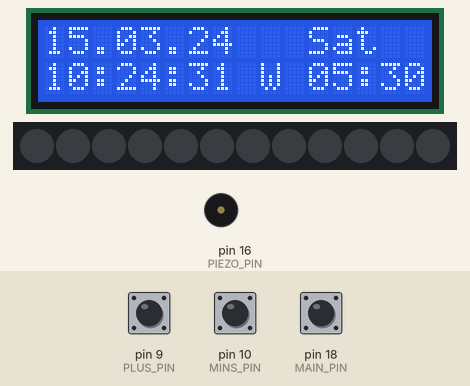
Bench run of a sketch on a simulated Arduino Uno, built with avr-gcc and run on an emulated ATmega328P. Shown: 16×2 character LCD, 12 RGB LEDs in strip order, left to right, buzzer (waves = sounding, pin HIGH). Inputs (shaded band) come from the test bench; at power-on: pin 18 (MAIN_PIN) HIGH, pin 9 (PLUS_PIN) HIGH, pin 10 (MINS_PIN) HIGH. The local clock reads 2024-03-15 10:24:30 at power-on unless the sketch sets it; what the sketch prints to the serial monitor is not drawn.

Above: at 1.2 s.
1.3 s: pin 18 (MAIN_PIN) pulled LOW for 0.65 s
At 2.4 s:
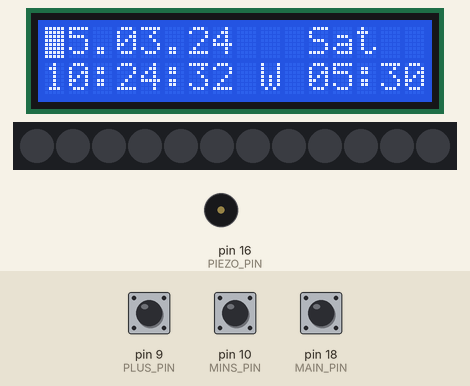
3.6 s: pin 9 (PLUS_PIN) pulled LOW for 0.65 s
At 5.0 s:
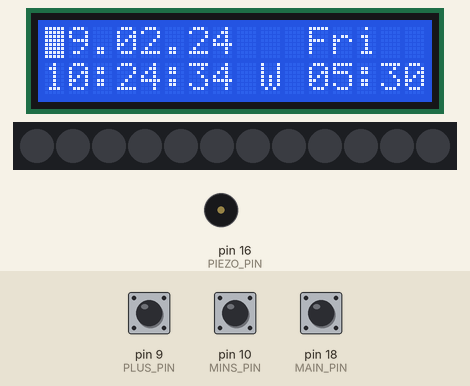
7.3 s: pin 10 (MINS_PIN) pulled LOW for 3.2 s
At 7.7 s:
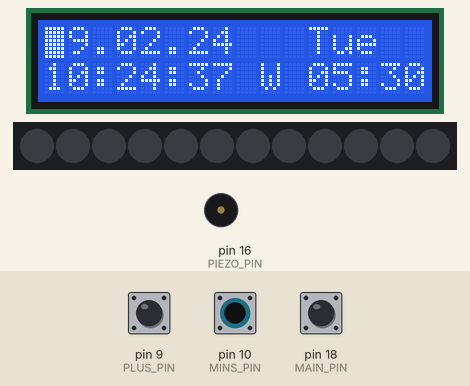
12.0 s: pin 9 (PLUS_PIN) pulled LOW for 3.2 s
At 15.6 s:
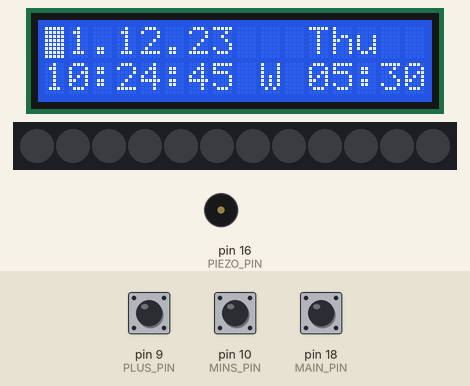
18.3 s: pin 9 (PLUS_PIN) pulled LOW for 1 s
At 20.0 s:
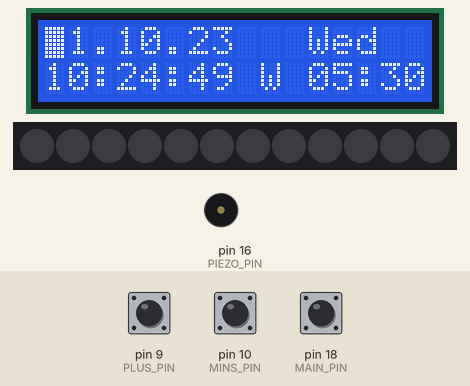
22.4 s: pin 10 (MINS_PIN) pulled LOW for 0.65 s
At 23.7 s:
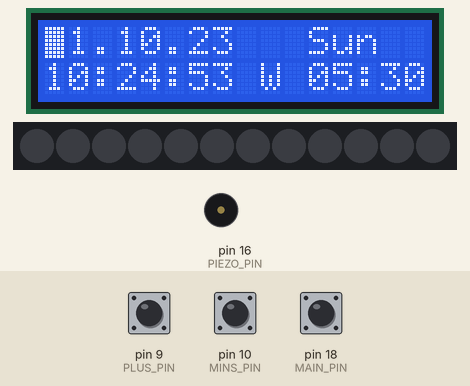
Timing chart, 0 to 25.4 s (numbered marks = the images above; inputs shaded):
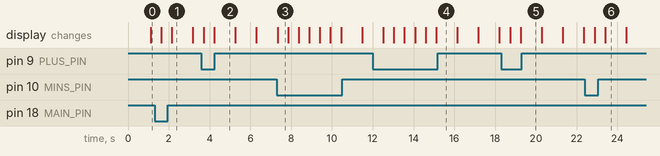

The sketch:

sketch_alarm.ino
```cpp
#include <DS3231.h>
#include <Wire.h>
#include <LiquidCrystal.h>
#include <Adafruit_NeoPixel.h>
#include "pitches.h"


// headers
void set_time();
void update_time();
void print_time();
void edit_elem(struct time_element* te);
void print_to_display(byte row, byte col, byte val);
void print_layout();
void leds(byte level);

byte check_time();
void play_alarm();

byte check_buttons();


// Flags
bool Flag_play_alarm = false;
bool Flag_set_time = false;
byte Flag_alarm_light_level = 0;


// Structs
struct time_element {

    byte id;
    byte val;
    byte row;
    byte col;
    byte max_num;
    byte spaces;

};


struct s_time {
    // setting up positions
    // row 0
    struct time_element day;
    struct time_element month;
    struct time_element year;
    struct time_element doW;
    struct time_element hour;
    struct time_element mins;
    struct time_element sec;


};

struct s_alarm {
    struct time_element hour;
    struct time_element mins;
    struct time_element index;
};

struct s_time ct;
struct s_alarm ca;

// Pins
const byte LED_PIN = 6;
const byte MAIN_PIN = 18;
const byte PIEZO_PIN = 16;
const byte PLUS_PIN = 9;
const byte MINS_PIN = 10;
const int rs = 12, en = 11, d4 = 2, d5 = 3, d6 = 4, d7 = 5;
LiquidCrystal lcd(rs, en, d4, d5, d6, d7);


// Constants for DS3231
bool century; // needed for overflowing
bool H12;     // needs to be 0
bool PM_TIME; // needs to be 0

const byte LED_COUNT = 12;
byte LIGHT_LEVELS[8] = {0, 255, 155, 100, 70, 40, 20, 10};

char DAYS_OF_WEEK[7][3] = {"Mon", "Tue", "Wed", "Thu", "Fri", "Sat", "Sun"};
char ALARM_INDICATOR[3] = {'0', 'A', 'W'};


DS3231 myRTC;

Adafruit_NeoPixel strip(LED_COUNT, LED_PIN, NEO_GRB + NEO_KHZ800);


// ###############################################################

void setup() {

    Serial.begin(9600);
    Wire.begin();
    lcd.begin(16, 2);
    strip.begin();
    strip.show();

    // Pin-Activation
    pinMode(MAIN_PIN, INPUT_PULLUP);
    pinMode(PIEZO_PIN, OUTPUT);
    pinMode(PLUS_PIN, INPUT_PULLUP);
    pinMode(MINS_PIN, INPUT_PULLUP);

    // setup attributes ct
    ct.day.id = 0;
    ct.day.row = 0;
    ct.day.col = 0;
    ct.day.spaces = 2;
    ct.day.max_num = 31;

    ct.month.id = 1;
    ct.month.row = 0;
    ct.month.col = 3;
    ct.month.spaces = 2;
    ct.month.max_num = 12;

    ct.year.id = 2;
    ct.year.row = 0;
    ct.year.col = 6;
    ct.year.spaces = 2;
    ct.year.max_num = 0;

    ct.doW.id = 3;
    ct.doW.row = 0;
    ct.doW.col = 11;
    ct.doW.spaces = 1;
    ct.doW.max_num = 6;

    ct.hour.id = 4;
    ct.hour.row = 1;
    ct.hour.col = 0;
    ct.hour.spaces = 2;
    ct.hour.max_num = 24;

    ct.mins.id = 5;
    ct.mins.row = 1;
    ct.mins.col = 3;
    ct.mins.spaces = 2;
    ct.mins.max_num = 60;

    ct.sec.id = 6;
    ct.sec.row = 1;
    ct.sec.col = 6;
    ct.sec.spaces = 2;

    ca.hour.id = 7;
    ca.hour.row = 1;
    ca.hour.col = 11;
    ca.hour.spaces = 2;
    ca.hour.max_num = 24;

    ca.mins.id = 8;
    ca.mins.row = 1;
    ca.mins.col = 14;
    ca.mins.spaces = 2;
    ca.mins.max_num = 60;

    ca.index.id = 9;
    ca.index.row = 1;
    ca.index.col = 9;
    ca.index.spaces = 1;
    ca.index.max_num = 2;

    //temp
    ca.index.val = 2;
    ca.hour.val = 5;
    ca.mins.val = 30;

}


void loop() {

    update_time();
    print_time();

    check_buttons();

    byte time_check = check_time();
    Serial.println();
    Serial.print("Status: ");
    Serial.println(time_check);

    // ca.index.val != 0 bc alarm must be enabled
    // if (time_check == 1 && ca.index.val != 0) {
    //     switch (ca.index.val) {
    //         case 1:
    //             Flag_play_alarm = true;
    //         case 2:
    //             if (ct.doW.val != 5 && ct.doW.val != 6) Flag_play_alarm = true;
    //     }
    // }
    // else if (time_check != 1) leds(time_check);

    switch (ca.index.val) {

        case 1:
            if (time_check == 1)
            {
                Flag_play_alarm = true;
            }
            else if (time_check != 1)
            {
                leds(time_check);
            }

        case 2:
            if (time_check == 1 && ct.doW.val != 5 && ct.doW.val != 6) Flag_play_alarm = true;
            if (time_check == 1 && Flag_play_alarm && !Flag_set_time) play_alarm();
            if (time_check != 1 && ct.doW.val != 5 && ct.doW.val != 6)
            {
                leds(time_check);
            }

    }

    if (Flag_set_time && !Flag_play_alarm) set_time();

    /*
    Serial.print("Flag_play_alarm: ");
    Serial.print(Flag_play_alarm);
    Serial.print("  Flag_set_time:  ");
    Serial.println(Flag_set_time);
    */
    Serial.println("--------------------");
}

// ###############################################################

void update_time() {

    ct.day.val   = myRTC.getDate();
    ct.month.val = myRTC.getMonth(century);
    ct.year.val  = myRTC.getYear();
    ct.doW.val   = myRTC.getDoW();
    ct.hour.val  = myRTC.getHour(H12, PM_TIME);
    ct.mins.val  = myRTC.getMinute();
    ct.sec.val   = myRTC.getSecond();

}

void print_time() {

    print_to_display(ct.day.row,   ct.day.col,   ct.day.val,   ct.day.spaces);
    print_to_display(ct.month.row, ct.month.col, ct.month.val, ct.month.spaces);
    print_to_display(ct.year.row,  ct.year.col,  ct.year.val,  ct.year.spaces);

    lcd.setCursor(ct.doW.col, ct.doW.row);
    char day[4];
    for (int i = 0; i < 3; i++) {
        day[i] = DAYS_OF_WEEK[ct.doW.val][i];
    }
    day[3] = '\0';
    lcd.print(day);

    print_to_display(ct.hour.row,  ct.hour.col,  ct.hour.val,  ct.hour.spaces);
    print_to_display(ct.mins.row,  ct.mins.col,  ct.mins.val,  ct.mins.spaces);
    print_to_display(ct.sec.row,   ct.sec.col,   ct.sec.val,   ct.sec.spaces);

    print_to_display(ca.hour.row,  ca.hour.col,  ca.hour.val,  ca.hour.spaces);
    print_to_display(ca.mins.row,  ca.mins.col,  ca.mins.val,  ca.mins.spaces);

    lcd.setCursor(ca.index.col, ca.index.row);
    char indicator = ALARM_INDICATOR[ca.index.val];
    lcd.print(indicator);

    print_layout();

    // print to Serial
    Serial.print(ct.day.val);
    Serial.print(".");
    Serial.print(ct.month.val);
    Serial.print(".");
    Serial.print(ct.year.val);
    Serial.print("  ");
    Serial.print(DAYS_OF_WEEK[ct.doW.val][0]);
    Serial.print(DAYS_OF_WEEK[ct.doW.val][1]);
    Serial.print(DAYS_OF_WEEK[ct.doW.val][2]);
    Serial.print("(");
    Serial.print(ct.doW.val);
    Serial.print(")");
    Serial.print("  ");
    Serial.print(ct.hour.val);
    Serial.print(":");
    Serial.print(ct.mins.val);
    Serial.print(":");
    Serial.print(ct.sec.val);
    Serial.print("  ---  ");
    Serial.print(ALARM_INDICATOR[ca.index.val]);
    Serial.print("  ");
    Serial.print(ca.hour.val);
    Serial.print(":");
    Serial.print(ca.mins.val);
    if (Flag_set_time) Serial.println();

}

void print_layout() {

    byte pos_points[2] = {2, 5}; // row 0

    for (int i = 0; i < 2; i++) {

        lcd.setCursor(pos_points[i], 0);
        lcd.print(".");

    }

    byte pos_double[3] = {2, 5, 13};

    for (int i = 0; i < 3; i++) {

        lcd.setCursor(pos_double[i], 1);
        lcd.print(":");

    }

}

void print_to_display(byte row, byte col, byte val, byte spaces) {
    if (spaces == 2) {
        char buff[3];
        sprintf(buff, "%02d", val);
        lcd.setCursor(col, row);
        lcd.print(buff);
    }
    else {
        lcd.setCursor(col, row);
        lcd.print(val);
    }

}

byte check_buttons() {

    // buttons with values:
    // noPin   MAIN_PIN PLUS_PIN MINS_PIN
    // 0       1       2       3
    if (!Flag_play_alarm) delay(500);

    if (digitalRead(MAIN_PIN) == LOW){
        if (!Flag_set_time && !Flag_play_alarm) Flag_set_time = true;
        if (Flag_play_alarm) Flag_play_alarm = false;
        Serial.print("-->ButtonMain  ");
        return 1;
    }

    if (digitalRead(PLUS_PIN) == LOW) {
        Serial.print("-->Buttonplus   ");
        return 2;
    }

    if (digitalRead(MINS_PIN) == LOW) {
        Serial.print("-->Buttonminus   ");
        return 3;
    }


    // no button pressed
    return 0;
}


byte check_time() {

    // return 7 if alarm is 30 mins before
    //        6             25 mins
    //        5             20 mins
    //        4             15 mins
    //        3             10 mins
    //        2              5 mins
    //        1 if alarm matches
    //        0 if neither


    // calculate difference between alarm_time and current_time

    byte hour_diff = ca.hour.val - ct.hour.val;

    byte mins_diff = 0;


    if (hour_diff < 0 )
    {
        return 0;
    }
    else if (hour_diff > 1)
    {
        return 0;
    }
    else if (hour_diff == 0)
    {

        mins_diff = ca.mins.val - ct.mins.val;

    }
    else if (hour_diff == 1) {

        mins_diff = (60 - ct.mins.val) + ca.mins.val;

    }

    Serial.print("Hour_diff:");
    Serial.print(hour_diff);
    Serial.print("   Mins_diff: ");
    Serial.println(mins_diff);

    if (mins_diff > 30) return 0;
    else if (mins_diff > 25) return 7;
    else if (mins_diff > 20) return 6;
    else if (mins_diff > 15) return 5;
    else if (mins_diff > 10) return 4;
    else if (mins_diff > 5)  return 3;
    else if (mins_diff > 0)  return 2;
    else if (mins_diff == 0 && ct.sec.val == 0) {
        return 1;
    }

    return 0;
}


void play_alarm() {

    Serial.println("Alarm!");

    while (Flag_play_alarm) {

        // go through each note
        for (int thisNote = 0; thisNote < notes * 2; thisNote = thisNote + 2) {

            // check if mainButton is pressed
            check_buttons();

            // return if mainButton was pressed and Flag changes
            if (!Flag_play_alarm) {
                Serial.println("Alarm cancelled!");
                delay(500);
                return;
            }


            // calculates the duration of each note
            divider = melody[thisNote + 1];
            if (divider > 0) {
                // regular note, just proceed
                noteDuration = (wholenote) / divider;
            } else if (divider < 0) {
                // dotted notes are represented with negative durations!!
                noteDuration = (wholenote) / abs(divider);
                noteDuration *= 1.5; // increases the duration in half for dotted notes
            }

            // we only play the note for 90% of the duration, leaving 10% as a pause
            tone(PIEZO_PIN, melody[thisNote], noteDuration*0.9);

            // Wait for the specief duration before playing the next note.
            delay(noteDuration);

            // stop the waveform generation before the next note.
            noTone(PIEZO_PIN);


            // update time and display it
            update_time();
            print_time();
        }
    }
}


void set_time() {

    Serial.println("Set time!");

    edit_elem(&ct.day);
    edit_elem(&ct.month);
    edit_elem(&ct.year);
    edit_elem(&ct.doW);
    edit_elem(&ct.hour);
    edit_elem(&ct.mins);
    edit_elem(&ca.index);
    edit_elem(&ca.hour);
    edit_elem(&ca.mins);

    Flag_set_time = false;


}

void edit_elem(struct time_element* te) {

    byte col = te->col;
    // set cursor and blink
    lcd.setCursor(col, te->row);
    lcd.blink();

    if (te->spaces == 2) {

        bool go_on_to_next = false;
        while (go_on_to_next == false) {

            update_time();
            print_time();

            // set cursor and blink
            lcd.setCursor(col, te->row);
            lcd.blink();

            // check buttons
            byte button_state = check_buttons();

            switch (button_state) {

                case 0: break;
                case 1: go_on_to_next = true; break;
                case 2:
                    Serial.print("  +10  ");
                    te->val = te->val + 10;

                    if (te->max_num != 0 && te->val > te->max_num)
                    {
                        te->val = 0;
                    }

                    time_setup(te);
                    break;
                case 3:
                    Serial.print("  -10  ");
                    te->val = te->val - 10;

                    if (te->max_num != 0 && te->val > te->max_num)
                    {
                        te->val = te->max_num;
                    }


                    time_setup(te);
                    break;
            }

        }

        col++;
    }


    // loop as long as go_on_to_next is false
    bool go_on_to_next = false;
    while (go_on_to_next == false) {

        update_time();
        print_time();

        // set cursor and blink
        lcd.setCursor(col, te->row);
        lcd.blink();

        // check buttons
        byte button_state = check_buttons();

        switch (button_state) {

            case 0: break;
            case 1: go_on_to_next = true; break;
            case 2:
                Serial.print("  +1  ");
                te->val = te->val + 1;

                if (te->max_num != 0 && te->val > te->max_num)
                {
                    te->val = 0;
                }

                time_setup(te);
                break;
            case 3:
                Serial.print("  -1  ");
                te->val = te->val - 1;

                if (te->max_num != 0 && te->val > te->max_num)
                {
                    te->val = te->max_num;
                }

                time_setup(te);
                break;
        }
    }


    lcd.noBlink();


}


void time_setup(struct time_element* te){
    byte new_time = te->val;
    byte id = te->id;
    switch (id) {
        case 0: myRTC.setDate(new_time); break;
        case 1: myRTC.setMonth(new_time); break;
        case 2: myRTC.setYear(new_time); break;
        case 3: myRTC.setDoW(new_time); break;
        case 4: myRTC.setHour(new_time); break;
        case 5: myRTC.setMinute(new_time); break;
        case 7: break;
        case 8: break;
        case 9: break;
    }
}

void leds(byte level) {
    for (int i = 0; i < 12; i++) {
        strip.setPixelColor(i, LIGHT_LEVELS[level], LIGHT_LEVELS[level], LIGHT_LEVELS[level]);
        strip.show();
    }
}
```

Source omitted: pitches.h (6369 bytes)

Measured:
- after the input at 3.6 s, the display: first changes after 0.11 s (image 2 shows a later state)
- after the input at 7.3 s, the display: changes at once (image 3)
- after the input at 12.0 s, the display: first changes after 0.52 s (image 4 shows a later state)
- after the input at 18.3 s, the display: first changes after 0.43 s (image 5 shows a later state)
- after the input at 22.4 s, the display: first changes after 0.48 s (image 6 shows a later state)
- what the display in image 1 shows lasts 1.0 s, from 2.2 s to 3.2 s
- what the display in image 3 shows lasts 0.6 s, from 7.3 s to 7.9 s
